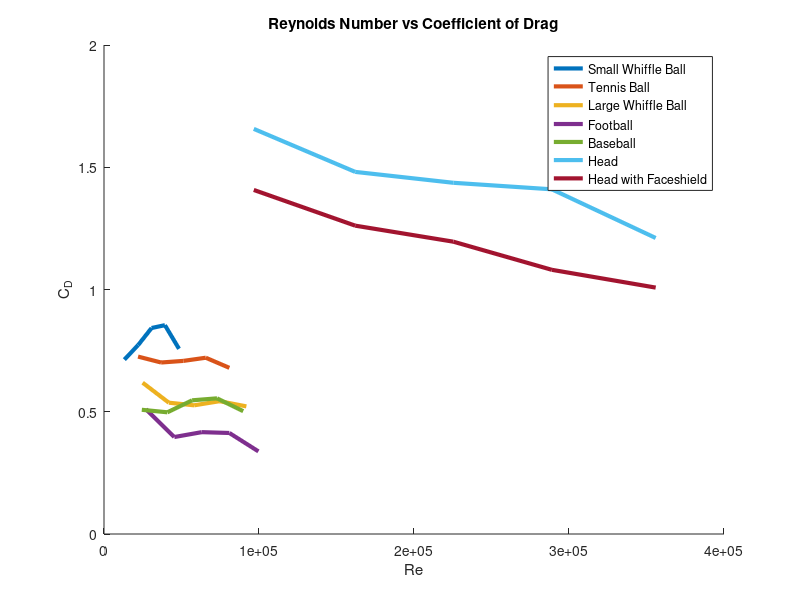

The MATLAB source for this figure:
CD_smwhiffle = [0.713169363
0.772478479
0.842499234
0.854069369
0.757341784];

RE_smwhiffle = [1.31E+04
2.20E+04
3.07E+04
3.93E+04
4.84E+04];

CD_tennis = [0.725584317
0.70141964
0.708017923
0.720940198
0.67960046];

RE_tennis = [21965.35284
36837.01657
51219.79299
65666.85413
80892.4631];

CD_lgwhiffle = [0.618849748
0.537039824
0.526302674
0.543188896
0.521977649];

RE_lgwhiffle = [24940.18803
41825.96685
58156.64685
74560.31783
91847.97779];

CD_foot = [0.509935588
0.396634584
0.416573662
0.413164865
0.337907961];

RE_foot = [27050.24554
45364.64088
63076.97342
80868.47233
99618.74983];

CD_base = [0.507997345
0.497759818
0.546751275
0.554828623
0.502420311];

RE_base = [24386.73032
40897.79005
56866.06939
72905.71994
89809.7425];

CD_head = [1.656910309
1.481019853
1.43646881
1.409760003
1.210673689];

RE_head = [96647.55249
162082.8729
225367.0892
288934.1582
355926.8376];

CD_shield = [1.40713847
1.261130115
1.195627003
1.080503805
1.007754351];

RE_shield = [96647.55249
162082.8729
225367.0892
288934.1582
355926.8376];

hold on
width = 3;
plot(RE_smwhiffle,CD_smwhiffle,'LineWidth',width)
plot(RE_tennis,CD_tennis,'LineWidth',width)
plot(RE_lgwhiffle,CD_lgwhiffle,'LineWidth',width)
plot(RE_foot,CD_foot,'LineWidth',width)
plot(RE_base,CD_base,'LineWidth',width)
plot(RE_head,CD_head,'LineWidth',width)
plot(RE_shield,CD_shield,'LineWidth',width)
title("Reynolds Number vs Coefficient of Drag")
ylabel("C_D")
xlabel("Re")
legend("Small Whiffle Ball","Tennis Ball","Large Whiffle Ball","Football","Baseball","Head","Head with Faceshield");
